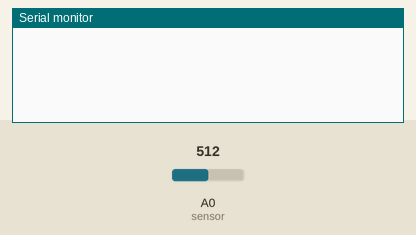
The sketch below on a simulated Arduino Uno, built with avr-gcc and run on an emulated ATmega328P. Parts: the last lines printed to the serial monitor. Inputs (shaded band) come from the test bench; at power-on: A0 (sensor) = 512.

Above: at 1.2 s.
1.3 s: A0 (sensor) set to 490
At 2.0 s:
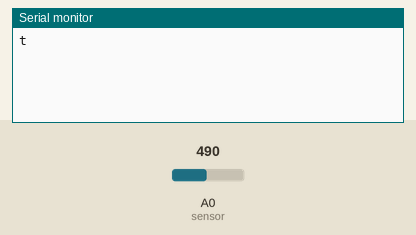
2.8 s: A0 (sensor) set to 510
At 3.1 s:
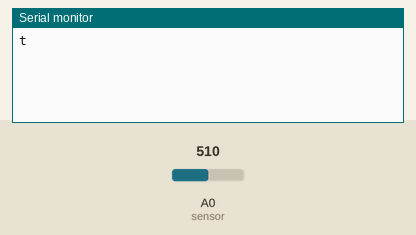

Measured:
- after the input at 1.3 s, the serial monitor: prints a new line at once (image 1)
- after the input at 2.8 s, the serial monitor: prints a new line at once (image 2)

The sketch:

z18czujnik.ino
```cpp
String mors[] = {
  ".-",    // a
  "-...",  // b
  "-.-.",  // c
  "-..",   // d
  ".",     // e
  "..-.",  // f
  "--.",   // g
  "....",  // h
  "..",    // i
  ".---",  // j
  "-.-",   // k
  ".-..",  // l
  "--",    // m
  "-.",    // n
  "---",   // o
  ".--.",  // p
  "--.-",  // q
  ".-.",   // r
  "...",   // s
  "-",     // t
  "..-",   // u
  "...-",  // v
  ".--",   // w
  "-..-",  // x
  "-.--",  // y
  "--.."   // z
};
String alfabet[] = {
  "a",
  "b",
  "c",
  "d",
  "e",
  "f",
  "g",
  "h",
  "i",
  "j",
  "k",
  "l",
  "m",
  "n",
  "o",
  "p",
  "q",
  "r",
  "s",
  "t",
  "u",
  "v",
  "w",
  "x",
  "y",
  "z"
};


char sensor = A0;
int lenght = 0;
unsigned long time;
String morse_code = "";

void setup() {
  pinMode(sensor, INPUT);
  Serial.begin(9600);
}
void loop() {
  int reading = analogRead(sensor );
  //Serial.println(reading);
  if (lenght > 0 && millis() - time > 40)
  {
    if (lenght > 4)
    {
      //Serial.println(morse_code);
      Serial.println("Nie ma takiego kodu!");
      lenght = 0;
      morse_code = "";
    }
    else
    {
      //Serial.println(morse_code);
      for (int i = 0; i < 26; i++) {
        if (mors[i] == morse_code) {
          Serial.print(alfabet[i]);
        }
      }
      lenght = 0;
      morse_code = "";
    }
  }


      if (reading > 500) {
        if (millis() - time > 2000) Serial.print(" ");
        time = millis();
        while (analogRead(sensor) > 500) {}
        if (millis() - time > 7) {
          morse_code += "-";
        }
        else {
          morse_code += ".";
        }
        lenght++;
      }
    }
```
